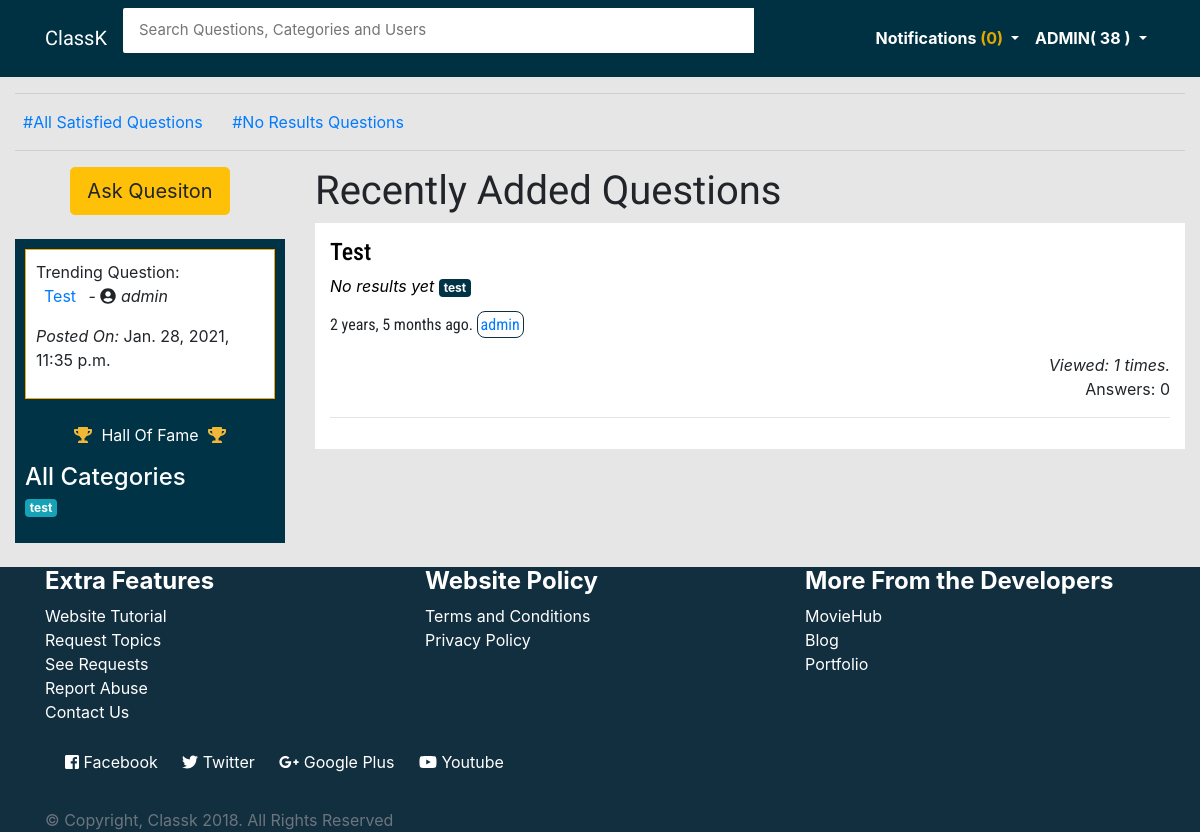
Before: / (signed in) with the older database file.
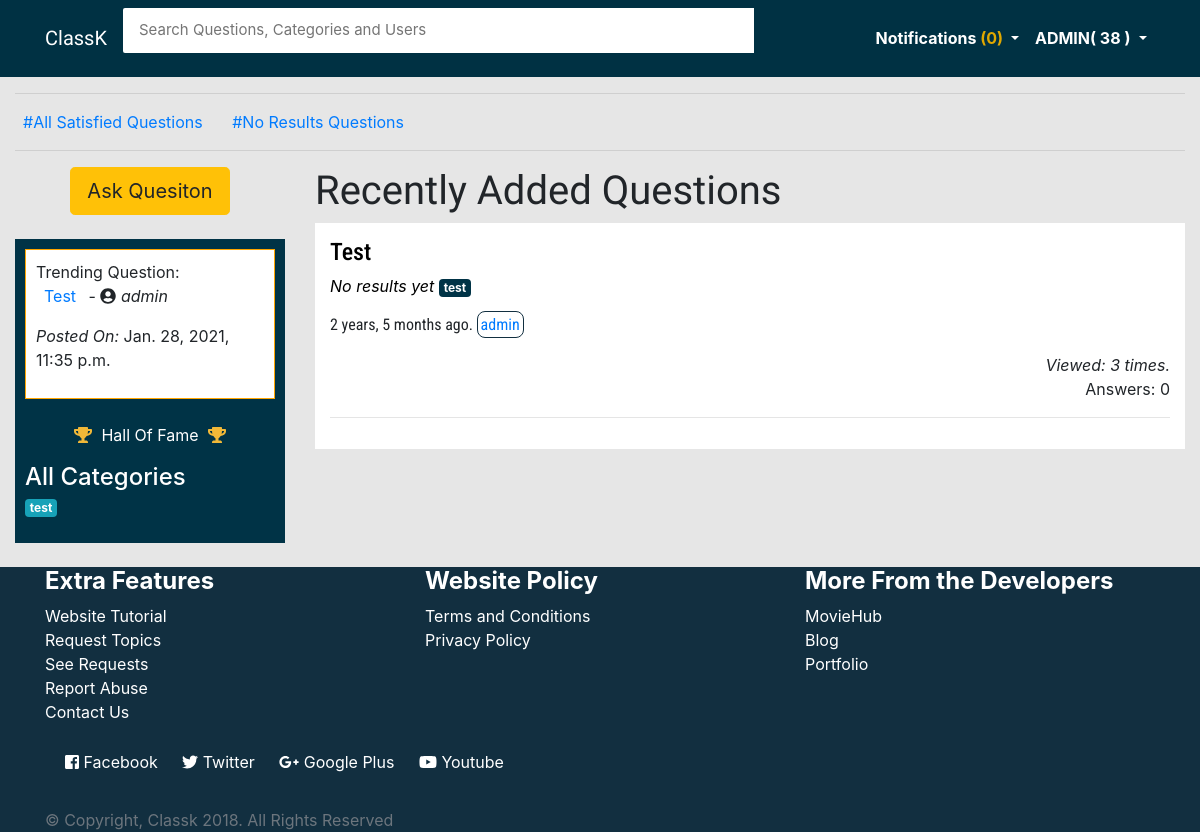
After: the same page with the newer database file.
### main/models.py (models this page shows, shortened)
class Question(models.Model):
    user = models.ForeignKey(User, on_delete=models.CASCADE)
    title = models.CharField(max_length=150, default=None)
    description = models.TextField(max_length=3000)
    slug = models.SlugField(max_length=140, unique=True)
    date = models.DateTimeField(null=True, default=timezone.now())
    category = models.ForeignKey(Category, null=True, default=None, on_delete=models.CASCADE)
    satisfied = models.BooleanField(default=False)
    viewed = models.IntegerField(default=0)
    def __str__(self):
        return self.title

class Category(models.Model):
    category = models.CharField(max_length=50)
    def __str__(self):
        return self.category

### main/views.py (the view, shortened to what this page needs)
# urls.py: 2. Add a URL to urlpatterns:  url(r'^$', views.home, name='home')
def home(request):
    questions = Question.objects.all().order_by("-date")
    if request.user.is_authenticated:
        notifications = Notification.objects.filter(user=request.user, read=False)
        notif_counts = notifications.count()
        points = Profile.objects.get(user=request.user)
        score = points.points
    else:
        notifications = 'None'
        notif_counts = 0
        points = 'None'
        score = 0
    results = Question.objects.annotate(num_answers=Count('answer')).order_by("-date")
    categories = Category.objects.all().order_by('category')
    page = request.GET.get('page', 1)
    paginator = Paginator(results,10)
    try:
        results = paginator.page(page)
    except PageNotAnInteger:
        results = paginator.page(1)
    except EmptyPage:
        results = paginator.page(paginator.num_pages)
    trending_question = Question.objects.all()
    for t in trending_question:
        po = t.viewed
        trend_counter.append(po)
    new_trend = sorted(trend_counter)
    trend = None
    try:
        trend_index = new_trend[len(new_trend)-1]
        trend = Question.objects.get(viewed=trend_index)
    except:
        pass
    query= request.GET.get("q")
    context = {
        'questions': questions,
        'trend': trend,
        'results': results,
        'notifications':notifications,
        'notif_counts':notif_counts,
        'categories':categories,
        'score':score,
        'points':points,
    }
    return render(request, 'main/index.html', context)

### main/templates/main/index.html (shortened to what this page needs)
{% extends 'main/base.html' %} {% block title %} Ask Everything {% endblock %} {% block content %}
<div class="container-fluid">
    <hr>
    <a href="{% url 'main:all_satisfied' %}" id="trend_links">#All Satisfied Questions</a>&nbsp;&nbsp;
    <a href="{% url 'main:no_results' %}" id="trend_links">#No Results Questions</a>&nbsp;&nbsp;
    <hr>
    <div class="row">
        <div class="col-md-3 col-sm-12">
            {% if not user.is_authenticated %}
            <div class="text-center">
                <a href="{% url 'accounts:login' %}?next={% url 'main:ask-question' %}" class="btn btn-lg btn-info">Ask Question</a>
            </div>
            <br> {% else %}
            <div class="text-center">
                <a href="{% url 'main:ask-question' %}" class="btn btn-lg btn-warning">Ask Quesiton</a>
            </div>
            <br> {% endif %}
            <div id="qtns1">
                <div class="qtns2">
                    Trending Question:
                    <a href="{% url 'main:details' trend.slug %}" id="trend_links">
                        <p>{{ trend }}</a> -
                    <i class="fas fa-user-circle"></i>
                    <i>{{ trend.user }}</i>
                    <p>
                        <i>Posted On: </i>{{ trend.date}}</p>
                </div>
                <br>
                <p class="text-center">
                    <i class="fas fa-trophy" style="color:#f1b838;"> </i>&nbsp;
                    <a href="#" id="links" style="color:white;">Hall Of Fame</a>&nbsp;
                    <i class="fas fa-trophy" style="color:#f1b838;"> </i>
                </p>
                <h4 class="text-white">All Categories</h4>
                {% for c in categories %}
                <a href="{% url 'main:filter' tag=c.category %}">
                    <p class="badge badge-info">{{ c.category }}</p>
                </a>
                {% endfor %}
            </div>
            <br>
        </div>
        <div class="col-md-9 col-sm-12">
            <h1 class="text-left" id="brand"> Recently Added Questions</h1>
            <div id="qtns">
                {% for q in results %}
                <a href="{% url 'main:details' q.slug %}" id="questions">
                    <h4 id="titleq">{{ q.title }}</h4>
                    {% if q.satisfied %}
                    <i data-toggle="tooltip" data-placement="top" title="Marked Satisfied by the owner of the question." class="fas fa-check"
                        style="color:green;"></i>
                    {% else %}
                    <i>No results yet</i>
                    {% endif %}
                </a>
                <a href="{% url 'main:filter' q.category %}">
                    <p class="badge" style="background:#003346; color:white;">{{ q.category }}</p>
                </a>
                <p id="titleq">{{ q.date |timesince }} ago.
                    <a href="{% url 'accounts:profile' q.user %}" id="questions-user-link">{{ q.user }}</a>
                </p>
                <div class="text-right">
                    <i>Viewed: {{ q.viewed }} times.</i>
                    <p>Answers: {{q.num_answers}}</p>
                </div>
                <hr> {% endfor %}
            </div>
            <br>
        </div>
    </div>
</div>
 {% endblock %}

Changed rows visible on the page:
changed Question "Test": viewed "1" → "3"
